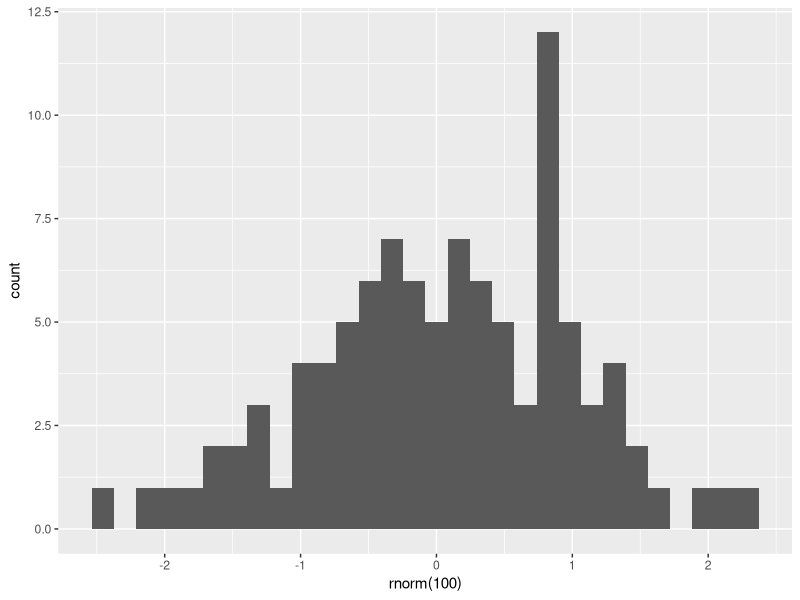

The R script that drew this image: (Note: this script raises an error after producing the figure.)
library(ggplot2)
hist_top <- ggplot()+geom_histogram(aes(rnorm(100))) 
hist_top

#this is some ancient ggplot
empty <- ggplot()+geom_point(aes(1,1), colour="white")+          
            element_bl(axis.ticks=theme_blank(),
                 panel.background=theme_blank(),
                 axis.text.x=theme_blank(),                                                                      
                 axis.text.y=theme_blank(),
                 axis.title.x=theme_blank(),
                 axis.title.y=theme_blank())  

scatter <- ggplot()+geom_point(aes(rnorm(100), rnorm(100))) 
scatter
hist_right <- ggplot()+geom_histogram(aes(rnorm(100)))+coord_flip()

grid.arrange(hist_top, empty, scatter, hist_right, ncol=2, nrow=2, widths=c(4, 1), heights=c(1, 4))
